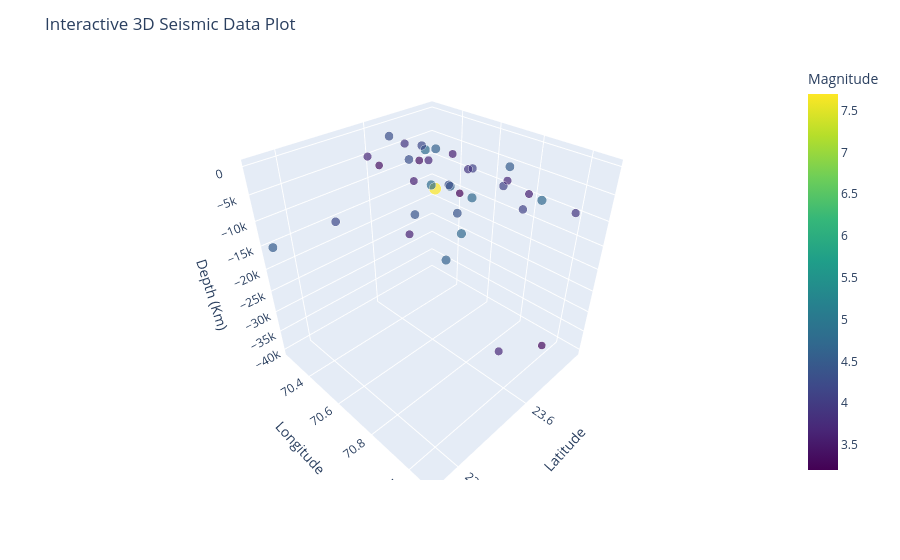

Write notebook code for a chart like this one.
### Markdown cell above
1. Spatial Distribution plot (Epicenter Map): It shows the variation of seimic intensity with epicenter of the earthquake.
2. Longitude-Depth Plot: To represent the variations of the depth of earthquake with repect to longitude.
3. Latitude-Depth Plot: To represent the variations of the depth of earthquake with repect to latitude.
4. 3D Scatter Plot: A 3D plot showing relationship between 3 features that are important for a seismic data analysis latitude,longitude and depth.

### Code cell
import matplotlib.pyplot as plt
import pandas as pd
import plotly.express as px

# Read seismic catalog data
data = pd.read_csv("Earthquake_Catalog/catalog.csv")

# Spatial Distribution
plt.figure(figsize=(10, 6))
plt.scatter(data["longitude"], data["latitude"], c=data["magnitude"], cmap="viridis", s=data["magnitude"] ** 2)
plt.colorbar(label="Magnitude")
plt.xlabel("Longitude")
plt.ylabel("Latitude")
plt.title("Spatial Distribution of Seismic Events (Epicenter Map)")
plt.tight_layout()
plt.show()

# Longitude-Depth Plot
plt.figure(figsize=(10, 6))
plt.scatter(data["longitude"], data["depth"], c=data["magnitude"], cmap="viridis", s=data["magnitude"] ** 2)
plt.colorbar(label="Magnitude")
plt.xlabel("Longitude")
plt.gca().invert_yaxis()
plt.ylabel("Depth (Meters)")
plt.title("Longitude-Depth Plot")
plt.tight_layout()
plt.show()

# Latitude-Depth Plot
plt.figure(figsize=(10, 6))
plt.scatter(data["latitude"], data["depth"], c=data["magnitude"], cmap="viridis", s=data["magnitude"] ** 2)
plt.colorbar(label="Magnitude")
plt.xlabel("Latitude")
plt.gca().invert_yaxis()
plt.ylabel("Depth (Meters)")
plt.title("Latitude-Depth Plot")
plt.tight_layout()
plt.show()

# Reverse the depth values
data["depth"] = -data["depth"]

# Create a 3D scatter plot
fig = px.scatter_3d(data, x="latitude", y="longitude", z="depth", color="magnitude",
                     size="magnitude", color_continuous_scale="Viridis")

fig.update_layout(scene=dict(xaxis_title="Latitude", yaxis_title="Longitude", zaxis_title="Depth (Km)"),
                  title="Interactive 3D Seismic Data Plot",
                  coloraxis_colorbar=dict(title="Magnitude"))

fig.show()

### Figure 1 — Plotly figure (JSON) as saved in the notebook; plotly's stock layout.template omitted (floating-point values rounded to 4 significant figures)
{"data": [{"hovertemplate": "latitude=%{x}<br>longitude=%{y}<br>depth=%{z}<br>magnitude=%{marker.color}<extra></extra>", "legendgroup": "", "marker": {"color": [3.6, 3.7, 3.9, 7.7, 4.1, 4.7, 4.3, 4.8, 4.6, 4.8, 4.5, 4.4, 4.7, 4.6, 3.7, 4.2, 4.1, 3.4, 3.9, 3.3, 4.3, 4.4, 4.1, 4.5, 3.2, 3.6, 4.3, 3.6, 4.6, 3.4, 3.6, 4.7, 3.9, 4.2, 3.7, 3.7], "coloraxis": "coloraxis", "size": [3.6, 3.7, 3.9, 7.7, 4.1, 4.7, 4.3, 4.8, 4.6, 4.8, 4.5, 4.4, 4.7, 4.6, 3.7, 4.2, 4.1, 3.4, 3.9, 3.3, 4.3, 4.4, 4.1, 4.5, 3.2, 3.6, 4.3, 3.6, 4.6, 3.4, 3.6, 4.7, 3.9, 4.2, 3.7, 3.7], "sizemode": "area", "sizeref": 0.01925, "symbol": "circle"}, "mode": "markers", "name": "", "scene": "scene", "showlegend": false, "type": "scatter3d", "x": [23.44, 23.61, 23.5, 23.44, 23.42, 23.51, 23.55, 23.59, 23.51, 23.52, 23.85, 23.57, 23.42, 23.56, 23.5, 23.49, 23.5, 23.62, 23.51, 23.53, 23.51, 23.58, 23.55, 23.44, 23.43, 23.64, 23.59, 23.51, 23.51, 23.55, 23.54, 23.51, 23.51, 23.76, 23.53, 23.54], "y": [70.41, 70.25, 70.25, 70.31, 70.66, 70.59, 70.25, 70.54, 70.52, 70.43, 70.26, 70.45, 70.85, 70.6, 70.78, 70.32, 70.62, 70.35, 70.61, 71.06, 70.28, 70.69, 70.93, 70.71, 70.44, 70.55, 70.65, 70.9, 70.45, 70.42, 70.38, 70.64, 71.08, 70.42, 70.44, 70.87], "z": [-6800, -5000, -5000, -16000, -10400, -18900, -2300, -100, -10000, -10900, -15000, -15000, -10000, -22900, -5000, -5000, -5000, -5000, -5000, -33000, -8000, -10000, -6000, -5000, -15400, -15000, -5000, -5000, -3200, -5000, -10000, -10000, -5000, -10000, -5000, -40200]}], "layout": {"autosize": true, "coloraxis": {"colorbar": {"title": {"text": "Magnitude"}}, "colorscale": [[0, "#440154"], [0.1111, "#482878"], [0.2222, "#3e4989"], [0.3333, "#31688e"], [0.4444, "#26828e"], [0.5556, "#1f9e89"], [0.6667, "#35b779"], [0.7778, "#6ece58"], [0.8889, "#b5de2b"], [1, "#fde725"]]}, "legend": {"itemsizing": "constant", "tracegroupgap": 0}, "margin": {"t": 60}, "scene": {"aspectmode": "auto", "aspectratio": {"x": 1, "y": 1, "z": 1}, "domain": {"x": [0, 1], "y": [0, 1]}, "xaxis": {"title": {"text": "Latitude"}, "type": "linear"}, "yaxis": {"title": {"text": "Longitude"}, "type": "linear"}, "zaxis": {"title": {"text": "Depth (Km)"}, "type": "linear"}}, "title": {"text": "Interactive 3D Seismic Data Plot"}}}
